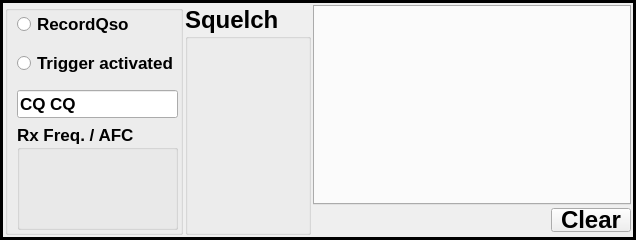
<?xml version="1.0" encoding="UTF-8"?>
<ui version="4.0">
 <class>CRxDisplay</class>
 <widget class="QFrame" name="CRxDisplay">
  <property name="geometry">
   <rect>
    <x>0</x>
    <y>0</y>
    <width>636</width>
    <height>240</height>
   </rect>
  </property>
  <property name="windowTitle">
   <string/>
  </property>
  <property name="frameShape">
   <enum>QFrame::Box</enum>
  </property>
  <property name="frameShadow">
   <enum>QFrame::Plain</enum>
  </property>
  <property name="lineWidth">
   <number>3</number>
  </property>
  <layout class="QGridLayout" name="gridLayout" columnstretch="0,0,1" columnminimumwidth="150,0,0">
   <property name="leftMargin">
    <number>2</number>
   </property>
   <property name="topMargin">
    <number>2</number>
   </property>
   <property name="rightMargin">
    <number>2</number>
   </property>
   <property name="bottomMargin">
    <number>2</number>
   </property>
   <property name="spacing">
    <number>2</number>
   </property>
   <item row="0" column="2">
    <layout class="QVBoxLayout" name="verticalLayout_2">
     <property name="spacing">
      <number>0</number>
     </property>
     <item>
      <widget class="TabWidget" name="RxHeader">
       <property name="font">
        <font>
         <pointsize>18</pointsize>
         <weight>75</weight>
         <bold>true</bold>
        </font>
       </property>
       <property name="focusPolicy">
        <enum>Qt::NoFocus</enum>
       </property>
       <property name="currentIndex">
        <number>-1</number>
       </property>
      </widget>
     </item>
     <item>
      <layout class="QHBoxLayout" name="horizontalLayout">
       <item>
        <spacer name="horizontalSpacer">
         <property name="orientation">
          <enum>Qt::Horizontal</enum>
         </property>
         <property name="sizeHint" stdset="0">
          <size>
           <width>546</width>
           <height>30</height>
          </size>
         </property>
        </spacer>
       </item>
       <item>
        <widget class="QPushButton" name="Clear">
         <property name="minimumSize">
          <size>
           <width>0</width>
           <height>17</height>
          </size>
         </property>
         <property name="maximumSize">
          <size>
           <width>16777215</width>
           <height>24</height>
          </size>
         </property>
         <property name="font">
          <font>
           <pointsize>18</pointsize>
           <weight>75</weight>
           <bold>true</bold>
          </font>
         </property>
         <property name="focusPolicy">
          <enum>Qt::NoFocus</enum>
         </property>
         <property name="text">
          <string>Clear</string>
         </property>
        </widget>
       </item>
      </layout>
     </item>
    </layout>
   </item>
   <item row="0" column="0">
    <layout class="QVBoxLayout" name="verticalLayout">
     <property name="spacing">
      <number>1</number>
     </property>
     <property name="sizeConstraint">
      <enum>QLayout::SetDefaultConstraint</enum>
     </property>
     <property name="topMargin">
      <number>0</number>
     </property>
     <item>
      <widget class="QGroupBox" name="RecordBox">
       <property name="minimumSize">
        <size>
         <width>0</width>
         <height>40</height>
        </size>
       </property>
       <property name="title">
        <string/>
       </property>
       <property name="alignment">
        <set>Qt::AlignLeading|Qt::AlignLeft|Qt::AlignTop</set>
       </property>
       <layout class="QGridLayout" name="gridLayout_2">
        <property name="leftMargin">
         <number>9</number>
        </property>
        <property name="topMargin">
         <number>0</number>
        </property>
        <property name="rightMargin">
         <number>2</number>
        </property>
        <property name="bottomMargin">
         <number>2</number>
        </property>
        <item row="1" column="0" rowspan="4">
         <widget class="QRadioButton" name="triggerActivate">
          <property name="minimumSize">
           <size>
            <width>0</width>
            <height>20</height>
           </size>
          </property>
          <property name="maximumSize">
           <size>
            <width>16777215</width>
            <height>16777215</height>
           </size>
          </property>
          <property name="font">
           <font>
            <pointsize>13</pointsize>
            <weight>75</weight>
            <bold>true</bold>
           </font>
          </property>
          <property name="text">
           <string>Trigger activated</string>
          </property>
         </widget>
        </item>
        <item row="0" column="0">
         <widget class="QRadioButton" name="recordActivate">
          <property name="minimumSize">
           <size>
            <width>0</width>
            <height>17</height>
           </size>
          </property>
          <property name="maximumSize">
           <size>
            <width>16777215</width>
            <height>16777214</height>
           </size>
          </property>
          <property name="font">
           <font>
            <pointsize>13</pointsize>
            <weight>75</weight>
            <bold>true</bold>
           </font>
          </property>
          <property name="text">
           <string>RecordQso</string>
          </property>
         </widget>
        </item>
        <item row="6" column="0" alignment="Qt::AlignTop">
         <widget class="FrequencySelect" name="RxFreq">
          <property name="enabled">
           <bool>true</bool>
          </property>
          <property name="minimumSize">
           <size>
            <width>0</width>
            <height>106</height>
           </size>
          </property>
          <property name="maximumSize">
           <size>
            <width>16777215</width>
            <height>16777215</height>
           </size>
          </property>
          <property name="font">
           <font>
            <pointsize>13</pointsize>
            <weight>75</weight>
            <bold>true</bold>
           </font>
          </property>
          <property name="title">
           <string>Rx Freq. / AFC</string>
          </property>
          <property name="flat">
           <bool>false</bool>
          </property>
         </widget>
        </item>
        <item row="5" column="0">
         <widget class="QLineEdit" name="TriggerText">
          <property name="minimumSize">
           <size>
            <width>0</width>
            <height>21</height>
           </size>
          </property>
          <property name="font">
           <font>
            <pointsize>13</pointsize>
            <weight>75</weight>
            <bold>true</bold>
           </font>
          </property>
          <property name="text">
           <string>CQ CQ</string>
          </property>
         </widget>
        </item>
       </layout>
      </widget>
     </item>
    </layout>
   </item>
   <item row="0" column="1">
    <widget class="CSquelch" name="Squelch">
     <property name="minimumSize">
      <size>
       <width>80</width>
       <height>0</height>
      </size>
     </property>
     <property name="font">
      <font>
       <pointsize>18</pointsize>
       <weight>75</weight>
       <bold>true</bold>
      </font>
     </property>
     <property name="title">
      <string>Squelch</string>
     </property>
    </widget>
   </item>
  </layout>
 </widget>
 <customwidgets>
  <customwidget>
   <class>FrequencySelect</class>
   <extends>QGroupBox</extends>
   <header>frequencyselect.h</header>
   <container>1</container>
   <slots>
    <signal>FrequencyChanged(double)</signal>
   </slots>
  </customwidget>
  <customwidget>
   <class>CSquelch</class>
   <extends>QGroupBox</extends>
   <header>csquelch.h</header>
   <container>1</container>
  </customwidget>
  <customwidget>
   <class>TabWidget</class>
   <extends>QTabWidget</extends>
   <header>tabwidget.h</header>
   <container>1</container>
  </customwidget>
 </customwidgets>
 <resources/>
 <connections>
  <connection>
   <sender>RxFreq</sender>
   <signal>FrequencyChanged(double)</signal>
   <receiver>CRxDisplay</receiver>
   <slot>setRxFrequency(double)</slot>
   <hints>
    <hint type="sourcelabel">
     <x>79</x>
     <y>230</y>
    </hint>
    <hint type="destinationlabel">
     <x>441</x>
     <y>140</y>
    </hint>
   </hints>
  </connection>
  <connection>
   <sender>RxHeader</sender>
   <signal>currentChanged(int)</signal>
   <receiver>CRxDisplay</receiver>
   <slot>changeActiveRxWindow(int)</slot>
   <hints>
    <hint type="sourcelabel">
     <x>561</x>
     <y>129</y>
    </hint>
    <hint type="destinationlabel">
     <x>441</x>
     <y>140</y>
    </hint>
   </hints>
  </connection>
  <connection>
   <sender>Clear</sender>
   <signal>clicked()</signal>
   <receiver>CRxDisplay</receiver>
   <slot>clearRxWindow()</slot>
   <hints>
    <hint type="sourcelabel">
     <x>833</x>
     <y>258</y>
    </hint>
    <hint type="destinationlabel">
     <x>441</x>
     <y>140</y>
    </hint>
   </hints>
  </connection>
  <connection>
   <sender>triggerActivate</sender>
   <signal>clicked()</signal>
   <receiver>CRxDisplay</receiver>
   <slot>trigger()</slot>
   <hints>
    <hint type="sourcelabel">
     <x>86</x>
     <y>161</y>
    </hint>
    <hint type="destinationlabel">
     <x>441</x>
     <y>140</y>
    </hint>
   </hints>
  </connection>
  <connection>
   <sender>TriggerText</sender>
   <signal>returnPressed()</signal>
   <receiver>CRxDisplay</receiver>
   <slot>trigger()</slot>
   <hints>
    <hint type="sourcelabel">
     <x>86</x>
     <y>133</y>
    </hint>
    <hint type="destinationlabel">
     <x>441</x>
     <y>140</y>
    </hint>
   </hints>
  </connection>
  <connection>
   <sender>recordActivate</sender>
   <signal>toggled(bool)</signal>
   <receiver>CRxDisplay</receiver>
   <slot>record(bool)</slot>
   <hints>
    <hint type="sourcelabel">
     <x>86</x>
     <y>54</y>
    </hint>
    <hint type="destinationlabel">
     <x>441</x>
     <y>140</y>
    </hint>
   </hints>
  </connection>
 </connections>
 <slots>
  <slot>setRxFrequency(double)</slot>
  <slot>changeActiveRxWindow(int)</slot>
  <slot>clearRxWindow()</slot>
  <slot>trigger()</slot>
  <slot>record(bool)</slot>
 </slots>
</ui>
